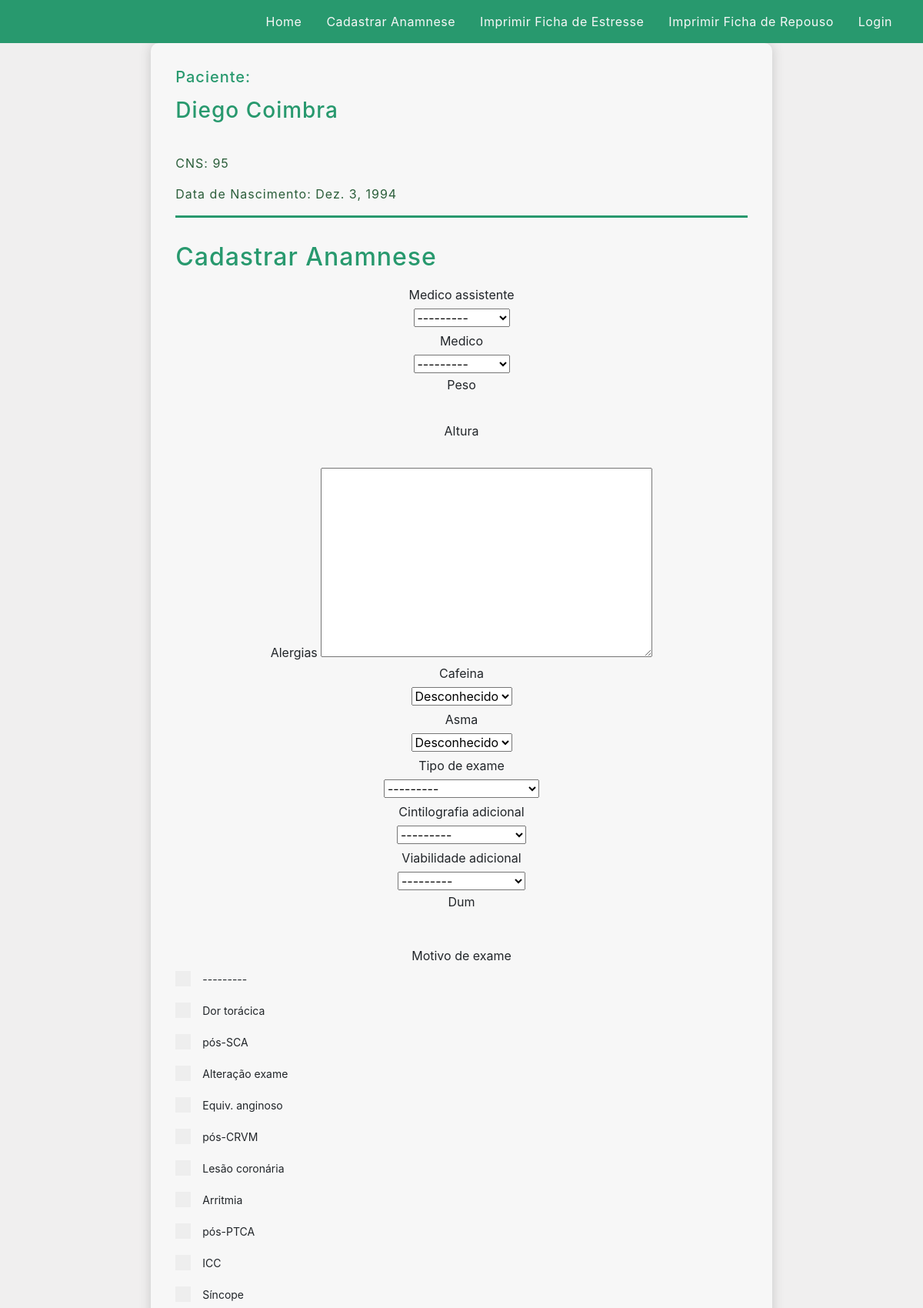
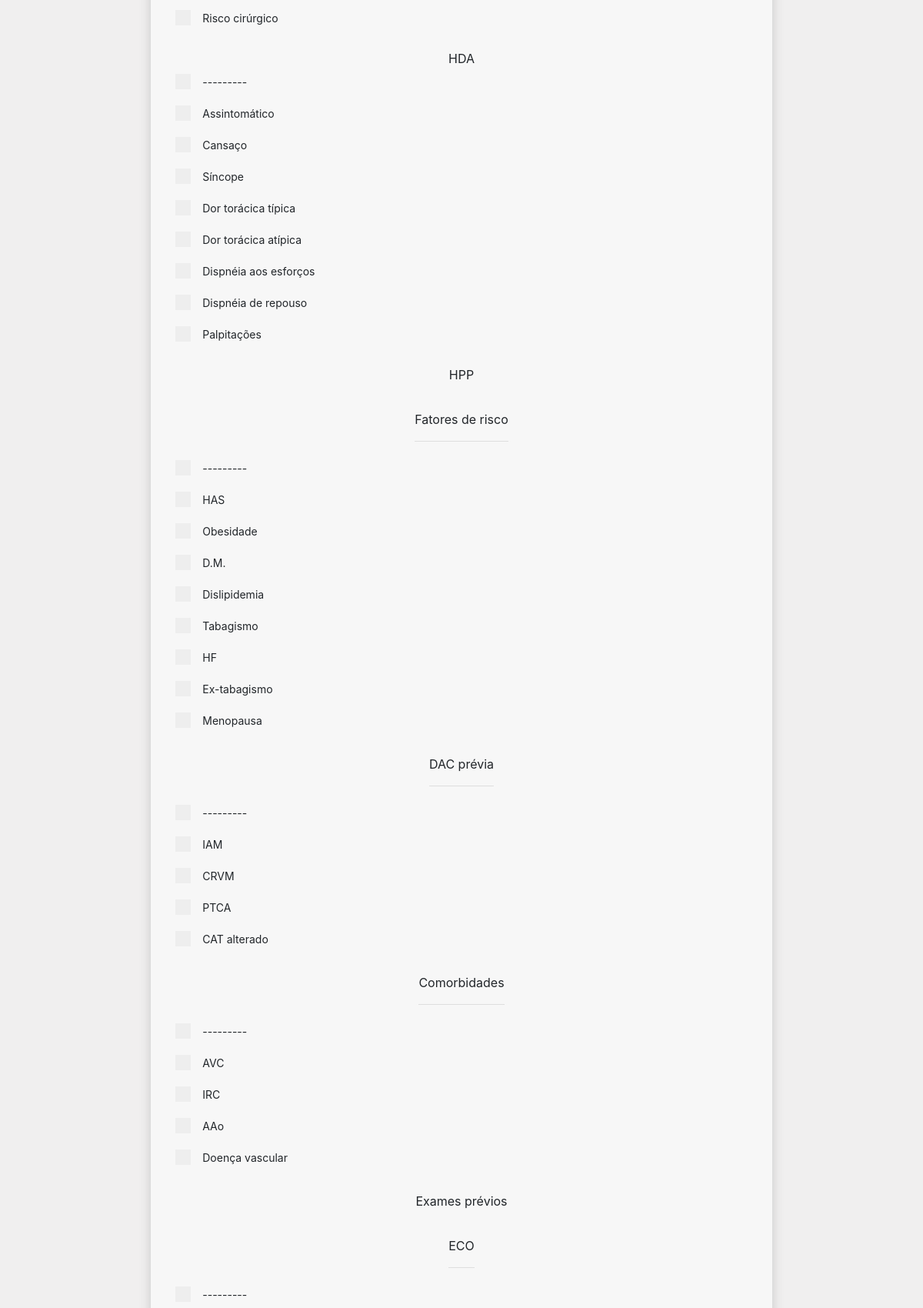
The page /paciente/95/cadastrar_anamneses/ (upper part) on the database its author committed (2 pictures, top to bottom).
### anamneses/models.py (models this page shows, shortened)
class Paciente(models.Model):
    cns = models.CharField(max_length=30, primary_key=True)
    nome = models.CharField(max_length=255, null=True, blank=True)
    data_nascimento = models.DateField(null=True, blank=True)
    data_cadastro = models.DateTimeField(auto_now_add=True, null=True)
    @property
    def pode_criar_anamnese(self):
        anamnese = self.anamnese_set.last()
        if anamnese:
            return not anamnese.pode_editar
        return True

### anamneses/views.py (the view, shortened to what this page needs)
# urls.py: path('paciente/<str:cns>/cadastrar_anamneses/', views.cadastrarAnamnese,
def cadastrarAnamnese(request, cns):
    AnamneseFormSet = inlineformset_factory(
        Paciente,
        Anamnese,
        exclude=('paciente',),
        extra=1,
    )
    paciente = Paciente.objects.get(cns=cns)
    formset = AnamneseFormSet(queryset=Anamnese.objects.none(), instance=paciente)
    context = {
        'formset': formset,
        'title': 'Cadastrar Anamnese',
        'paciente': paciente,
    }
    return render(request, 'anamneses/anamnese_form.html', context)

### anamneses/models.py (called while the page is built)
    def __str__(self):
        return self.nome

### anamneses/templates/anamneses/anamnese_form.html (shortened to what this page needs)
{% extends 'anamneses/main.html' %} {% load widget_tweaks %}
{% block content %}
<div class="content">
  {% include 'anamneses/paciente_info.html' %}
    <h2>{{ title }}</h2>
  <form action="" method="POST">
    {% for form in formset %}
      <div class="name-section">
        {{ form.medico_assistente.label}}
        {{ form.medico_assistente|add_class:"label-not-required" }}
      </div>
      <div class="name-section">
        {{ form.medico.label}}
        {{ form.medico|add_class:"label-not-required" }}
      </div>
      <div class="name-section">
        {{ form.peso.label}}
        {{ form.peso|add_class:"label-not-required" }}
      </div>
      <div class="name-section">
        {{ form.altura.label}}
        {{ form.altura|add_class:"label-not-required" }}
      </div>
      <div class="label-name">
        {{ form.alergia.label }}
        {{ form.alergia }}
      </div>
      <div class="name-section">
        {{ form.cafeina.label}}
        {{ form.cafeina|add_class:"label-not-required" }}
      </div>
      <div class="name-section">
        {{ form.asma.label}}
        {{ form.asma|add_class:"label-not-required" }}
      </div>
      <div class="name-section">
        {{ form.tipo_exame.label}}
        {{ form.tipo_exame|add_class:"label-not-required" }}
      </div>
      <div class="name-section">
        {{ form.cintilografia_adicional.label}}
        {{ form.cintilografia_adicional|add_class:"label-not-required" }}
      </div>
      <div class="name-section">
        {{ form.viabilidade_adicional.label}}
        {{ form.viabilidade_adicional|add_class:"label-not-required" }}
      </div>
      <div class="name-section">
        {{ form.dum.label}}
        {{ form.dum|add_class:"label-not-required" }}
      </div>
      <div class="form-group">
        <label class="check-label">{{ form.motivo_exame.label}}</label>
        <div class="">
        {% for value, text in form.motivo_exame.field.choices %}
          <div class="container-check">
            <label>{{ text }}
            <span class="checkmark"></span>
            </label>
          </div>
        {% endfor %}
      </div>
      <div class="form-group">
        <label class="check-label">{{ form.hda.label|upper}}</label>
        <div class="">
        {% for value, text in form.hda.field.choices %}
          <div class="container-check">
            <label>{{ text }}
            <span class="checkmark"></span>
            </label>
          </div>
        {% endfor %}
      </div>
      <p>
      <label class="check-label">HPP</label>
      <div class="form-group">
        <label class="check-sub-label">{{ form.hpp_risco.label }}<hr></label>
        <div class="">
        {% for value, text in form.hpp_risco.field.choices %}
          <div class="container-check">
            <label>{{ text }}
            <span class="checkmark"></span>
            </label>
          </div>
        {% endfor %}
        </div>
      </div>
      <div class="form-group">
        <label class="check-sub-label">{{ form.hpp_dac.label }}<hr></label>
        <div class="">
        {% for value, text in form.hpp_dac.field.choices %}
          <div class="container-check">
            <label>{{ text }}
            <span class="checkmark"></span>
            </label>
          </div>
        {% endfor %}
        </div>
      </div>
      <div class="form-group">
        <label class="check-sub-label">{{ form.hpp_comorbidades.label }}<hr></label>
        <div class="">
        {% for value, text in form.hpp_comorbidades.field.choices %}
          <div class="container-check">
            <label>{{ text }}
            <span class="checkmark"></span>
            </label>
          </div>
        {% endfor %}
        </div>
      </div>
      <p>
      <label class="check-label">Exames prévios</label>
      <div class="form-group">
        <label class="check-sub-label">{{ form.exames_previos_eco.label }}<hr></label>
        <div class="">
        {% for value, text in form.exames_previos_eco.field.choices %}
          <div class="container-check">
            <label>{{ text }}
            <span class="checkmark"></span>
            </label>
          </div>
        {% endfor %}
        </div>
      </div>
    {% endfor %}
  </form>
</div>
{% endblock content %}

### anamneses/templates/anamneses/paciente_info.html (shortened to what this page needs)
<div class="edit-btn-box">
    <h5>Paciente:</h5>
    {% if not file %}
        <a href="{% url 'paciente' paciente.cns %}"><h3 class="paciente-nome">{{ paciente.nome }}</h3></a>
    {% else %}
        <h3>{{ paciente.nome }}</h3>
    {% endif %}
</div>
<br>
<div class="container-info primary">
    <div class="info-label">CNS: {{ paciente.cns }}</div>
    <div class="info-label">Data de Nascimento: {{ paciente.data_nascimento|date }}</div>
</div>

### static/css/main.css (style rules this page uses)
body { display: grid; height: 100vh; grid-template-rows: auto 1fr auto; margin: 0; padding: 0; }
.content { padding: 2rem; border-radius: 10px; box-shadow: 0 0 15px #c7c7c7; background: #f7f7f7; text-align: center; width: clamp(50ch, 70vw, 80ch); display: flex; flex-direction: column; }
.content .container-info { text-align: left; margin-bottom: 2rem; color: #2b5e3a; letter-spacing: 1px; }
.content .container-info.primary { border-bottom: 3px solid #28996e; }
.info-label { margin-bottom: 1rem; display: flex; }
.content h2, h3, h5 { text-align: left; color: #28996e; margin-bottom: 15px; letter-spacing: 1px; }
.container-check { display: block; position: relative; padding-left: 35px; margin-bottom: 12px; cursor: pointer; font-size: 14px; -webkit-user-select: none; -moz-user-select: none; -ms-user-select: none; user-select: none; text-align: left; }
.checkmark { position: absolute; top: 0; left: 0; height: 20px; width: 20px; background-color: #eee; }
.container-check .checkmark:after { left: 9px; top: 5px; width: 5px; height: 10px; border: solid white; border-width: 0 3px 3px 0; -webkit-transform: rotate(45deg); -ms-transform: rotate(45deg); transform: rotate(45deg); }
.radio-label, .check-label, .check-sub-label { position: relative; bottom: 0px; margin-top: 10px; font-size: 16px; text-align: left; }
.name-section { width: 100%; height: 60px; position: relative; overflow: hidden; display: grid; place-items: center; }
.name-section input { background: #f7f7f7; width: 100%; height: 100%; color: #2b5e3a; padding-top: 15px; padding-bottom: 5px; border: none; outline: none; }
.edit-btn-box { display: block; justify-content: center; }
.edit-btn-box a { text-decoration: none; color: #f7f7f7; margin: 0px; }

### rows shown on the page
Paciente: nome "Diego Coimbra", cns "95", data_nascimento "Dez. 3, 1994"

### other values the page prints
{{ title }} "Cadastrar Anamnese"
{{ text }} "---------" "Dor torácica" "pós-SCA" "Alteração exame" "Equiv. anginoso" "pós-CRVM" "Lesão coronária" "Arritmia" "pós-PTCA" "ICC" "Síncope" "Risco cirúrgico"
{{ text }} "---------" "Assintomático" "Cansaço" "Síncope" "Dor torácica típica" "Dor torácica atípica" "Dispnéia aos esforços" "Dispnéia de repouso" "Palpitações"
{{ text }} "---------" "HAS" "Obesidade" "D.M." "Dislipidemia" "Tabagismo" "HF" "Ex-tabagismo" "Menopausa"
{{ text }} "---------" "IAM" "CRVM" "PTCA" "CAT alterado"
{{ text }} "---------" "AVC" "IRC" "AAo" "Doença vascular"
{{ text }} "---------"
